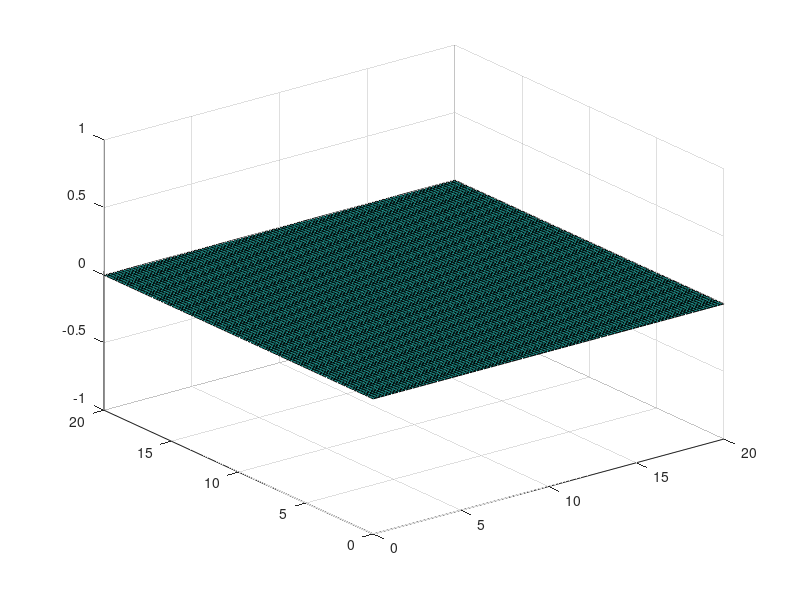

The MATLAB script that drew this image:
clc
clear
close all

c = 1; %speed of water in m/s

xmin = 0;
xmax = 20;
nx = 100; %number of datapoints

ymin = 0;
ymax = 20;
ny = nx; %making it a square makes some off the plotting later easier

tmax = 2;%no t min, as starting at 0
nt = nx;

dx = (xmax - xmin)/(nx-1);
dy = (ymax - ymin)/(ny-1);
dt = (tmax)/(nt-1);

x = xmin:dx:xmax;
y = ymin:dy:ymax;
t = 0:dt:tmax;


u = zeros(nx,ny,nt);
u0 = zeros(100,100);
disp(u0)
%disp(u)
surf(x,y,u0)